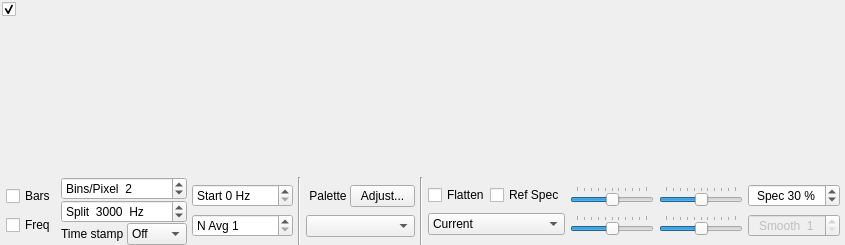
<?xml version="1.0" encoding="UTF-8"?>
<ui version="4.0">
 <class>WideGraph</class>
 <widget class="QDialog" name="WideGraph">
  <property name="geometry">
   <rect>
    <x>0</x>
    <y>0</y>
    <width>845</width>
    <height>245</height>
   </rect>
  </property>
  <property name="windowTitle">
   <string>Dialog</string>
  </property>
  <layout class="QVBoxLayout" name="verticalLayout">
   <property name="spacing">
    <number>1</number>
   </property>
   <property name="leftMargin">
    <number>0</number>
   </property>
   <property name="topMargin">
    <number>0</number>
   </property>
   <property name="rightMargin">
    <number>0</number>
   </property>
   <property name="bottomMargin">
    <number>0</number>
   </property>
   <item>
    <widget class="CPlotter" name="widePlot">
     <property name="enabled">
      <bool>true</bool>
     </property>
     <property name="sizePolicy">
      <sizepolicy hsizetype="Preferred" vsizetype="MinimumExpanding">
       <horstretch>0</horstretch>
       <verstretch>0</verstretch>
      </sizepolicy>
     </property>
     <property name="minimumSize">
      <size>
       <width>400</width>
       <height>100</height>
      </size>
     </property>
     <property name="frameShape">
      <enum>QFrame::NoFrame</enum>
     </property>
     <property name="frameShadow">
      <enum>QFrame::Plain</enum>
     </property>
     <property name="lineWidth">
      <number>1</number>
     </property>
     <widget class="QCheckBox" name="cbControls">
      <property name="geometry">
       <rect>
        <x>2</x>
        <y>1</y>
        <width>18</width>
        <height>17</height>
       </rect>
      </property>
      <property name="maximumSize">
       <size>
        <width>18</width>
        <height>16777215</height>
       </size>
      </property>
      <property name="text">
       <string/>
      </property>
      <property name="checked">
       <bool>true</bool>
      </property>
     </widget>
    </widget>
   </item>
   <item>
    <widget class="QWidget" name="controls_widget" native="true">
     <property name="sizePolicy">
      <sizepolicy hsizetype="Preferred" vsizetype="Maximum">
       <horstretch>0</horstretch>
       <verstretch>0</verstretch>
      </sizepolicy>
     </property>
     <layout class="QGridLayout" name="gridLayout">
      <property name="leftMargin">
       <number>0</number>
      </property>
      <property name="topMargin">
       <number>0</number>
      </property>
      <property name="rightMargin">
       <number>0</number>
      </property>
      <property name="bottomMargin">
       <number>0</number>
      </property>
      <property name="horizontalSpacing">
       <number>5</number>
      </property>
      <property name="verticalSpacing">
       <number>0</number>
      </property>
      <item row="0" column="6" rowspan="3">
       <widget class="Line" name="line">
        <property name="orientation">
         <enum>Qt::Vertical</enum>
        </property>
       </widget>
      </item>
      <item row="0" column="9" rowspan="3">
       <widget class="Line" name="line_2">
        <property name="orientation">
         <enum>Qt::Vertical</enum>
        </property>
       </widget>
      </item>
      <item row="0" column="4" rowspan="3">
       <layout class="QVBoxLayout" name="verticalLayout_4">
        <property name="spacing">
         <number>0</number>
        </property>
        <item>
         <widget class="QSpinBox" name="fStartSpinBox">
          <property name="minimumSize">
           <size>
            <width>0</width>
            <height>0</height>
           </size>
          </property>
          <property name="toolTip">
           <string>&lt;html&gt;&lt;head/&gt;&lt;body&gt;&lt;p&gt;Frequency at left edge of waterfall&lt;/p&gt;&lt;/body&gt;&lt;/html&gt;</string>
          </property>
          <property name="suffix">
           <string> Hz</string>
          </property>
          <property name="prefix">
           <string>Start </string>
          </property>
          <property name="maximum">
           <number>4900</number>
          </property>
          <property name="singleStep">
           <number>100</number>
          </property>
         </widget>
        </item>
        <item>
         <widget class="QSpinBox" name="waterfallAvgSpinBox">
          <property name="toolTip">
           <string>Number of FFTs averaged (controls waterfall scrolling rate)</string>
          </property>
          <property name="prefix">
           <string>N Avg </string>
          </property>
          <property name="minimum">
           <number>1</number>
          </property>
          <property name="maximum">
           <number>500</number>
          </property>
         </widget>
        </item>
       </layout>
      </item>
      <item row="0" column="0" rowspan="3">
       <spacer name="horizontalSpacer">
        <property name="orientation">
         <enum>Qt::Horizontal</enum>
        </property>
        <property name="sizeHint" stdset="0">
         <size>
          <width>5</width>
          <height>20</height>
         </size>
        </property>
       </spacer>
      </item>
      <item row="0" column="3" rowspan="3">
       <layout class="QVBoxLayout" name="verticalLayout_3">
        <property name="spacing">
         <number>0</number>
        </property>
        <item>
         <widget class="QSpinBox" name="bppSpinBox">
          <property name="minimumSize">
           <size>
            <width>100</width>
            <height>0</height>
           </size>
          </property>
          <property name="maximumSize">
           <size>
            <width>16777215</width>
            <height>16777215</height>
           </size>
          </property>
          <property name="toolTip">
           <string>Compression factor for frequency scale</string>
          </property>
          <property name="suffix">
           <string/>
          </property>
          <property name="prefix">
           <string>Bins/Pixel  </string>
          </property>
          <property name="minimum">
           <number>1</number>
          </property>
          <property name="maximum">
           <number>1000</number>
          </property>
          <property name="singleStep">
           <number>1</number>
          </property>
          <property name="value">
           <number>2</number>
          </property>
         </widget>
        </item>
        <item>
         <widget class="QSpinBox" name="fSplitSpinBox">
          <property name="minimumSize">
           <size>
            <width>100</width>
            <height>0</height>
           </size>
          </property>
          <property name="toolTip">
           <string>&lt;html&gt;&lt;head/&gt;&lt;body&gt;&lt;p&gt;Decode JT9 only above this frequency&lt;/p&gt;&lt;/body&gt;&lt;/html&gt;</string>
          </property>
          <property name="suffix">
           <string>  Hz</string>
          </property>
          <property name="prefix">
           <string>Split  </string>
          </property>
          <property name="maximum">
           <number>5000</number>
          </property>
          <property name="singleStep">
           <number>100</number>
          </property>
          <property name="value">
           <number>3000</number>
          </property>
         </widget>
        </item>
        <item>
         <layout class="QHBoxLayout" name="horizontalLayout_2">
          <item>
           <widget class="QLabel" name="labTime">
            <property name="toolTip">
             <string>&lt;html&gt;&lt;head/&gt;&lt;body&gt;&lt;p&gt;Position of time stamp above each interval line&lt;/p&gt;&lt;/body&gt;&lt;/html&gt;</string>
            </property>
            <property name="text">
             <string>Time stamp </string>
            </property>
           </widget>
          </item>
          <item>
           <widget class="QComboBox" name="timestampComboBox">
            <property name="toolTip">
             <string>&lt;html&gt;&lt;head/&gt;&lt;body&gt;&lt;p&gt;Position of time stamp above each interval line&lt;/p&gt;&lt;/body&gt;&lt;/html&gt;</string>
            </property>
            <property name="currentText">
             <string>Off</string>
            </property>
            <item>
             <property name="text">
              <string>Off</string>
             </property>
            </item>
            <item>
             <property name="text">
              <string>Left</string>
             </property>
            </item>
            <item>
             <property name="text">
              <string>Right</string>
             </property>
            </item>
           </widget>
          </item>
         </layout>
        </item>
       </layout>
      </item>
      <item row="0" column="7" rowspan="3">
       <layout class="QVBoxLayout" name="verticalLayout_6">
        <property name="spacing">
         <number>0</number>
        </property>
        <item>
         <layout class="QHBoxLayout" name="horizontalLayout">
          <item>
           <widget class="QLabel" name="labPalette">
            <property name="text">
             <string> Palette </string>
            </property>
            <property name="alignment">
             <set>Qt::AlignLeading|Qt::AlignLeft|Qt::AlignVCenter</set>
            </property>
           </widget>
          </item>
          <item>
           <widget class="QPushButton" name="adjust_palette_push_button">
            <property name="maximumSize">
             <size>
              <width>65</width>
              <height>16777215</height>
             </size>
            </property>
            <property name="toolTip">
             <string>&lt;html&gt;&lt;head/&gt;&lt;body&gt;&lt;p&gt;Enter definition for a new color palette.&lt;/p&gt;&lt;/body&gt;&lt;/html&gt;</string>
            </property>
            <property name="text">
             <string>Adjust...</string>
            </property>
            <property name="autoDefault">
             <bool>false</bool>
            </property>
           </widget>
          </item>
         </layout>
        </item>
        <item>
         <widget class="QComboBox" name="paletteComboBox">
          <property name="toolTip">
           <string>Select waterfall palette</string>
          </property>
         </widget>
        </item>
       </layout>
      </item>
      <item row="0" column="17" rowspan="3">
       <spacer name="horizontalSpacer_2">
        <property name="orientation">
         <enum>Qt::Horizontal</enum>
        </property>
        <property name="sizeHint" stdset="0">
         <size>
          <width>5</width>
          <height>20</height>
         </size>
        </property>
       </spacer>
      </item>
      <item row="0" column="2" rowspan="3">
       <layout class="QVBoxLayout" name="verticalLayout_2">
        <property name="spacing">
         <number>0</number>
        </property>
        <item>
         <widget class="QCheckBox" name="cbBars">
          <property name="maximumSize">
           <size>
            <width>16777215</width>
            <height>16777215</height>
           </size>
          </property>
          <property name="text">
           <string>Bars</string>
          </property>
         </widget>
        </item>
        <item>
         <widget class="QCheckBox" name="cbFreq">
          <property name="maximumSize">
           <size>
            <width>16777215</width>
            <height>16777215</height>
           </size>
          </property>
          <property name="text">
           <string>Freq</string>
          </property>
         </widget>
        </item>
       </layout>
      </item>
      <item row="0" column="10" rowspan="3">
       <layout class="QVBoxLayout" name="verticalLayout_7">
        <property name="spacing">
         <number>0</number>
        </property>
        <item>
         <layout class="QHBoxLayout" name="horizontalLayout_3">
          <item>
           <widget class="QCheckBox" name="cbFlatten">
            <property name="toolTip">
             <string>&lt;html&gt;&lt;head/&gt;&lt;body&gt;&lt;p&gt;Flatten spectral baseline over the full displayed interval.&lt;/p&gt;&lt;/body&gt;&lt;/html&gt;</string>
            </property>
            <property name="text">
             <string>Flatten</string>
            </property>
           </widget>
          </item>
          <item>
           <widget class="QCheckBox" name="cbRef">
            <property name="toolTip">
             <string>&lt;html&gt;&lt;head/&gt;&lt;body&gt;&lt;p&gt;Compute and save a reference spectrum.  (Not yet fully implemented.)&lt;/p&gt;&lt;/body&gt;&lt;/html&gt;</string>
            </property>
            <property name="text">
             <string>Ref Spec</string>
            </property>
           </widget>
          </item>
         </layout>
        </item>
        <item>
         <widget class="QComboBox" name="spec2dComboBox">
          <property name="toolTip">
           <string>&lt;html&gt;&lt;head/&gt;&lt;body&gt;&lt;p&gt;Select data for spectral display&lt;/p&gt;&lt;/body&gt;&lt;/html&gt;</string>
          </property>
          <property name="currentIndex">
           <number>0</number>
          </property>
          <item>
           <property name="text">
            <string>Current</string>
           </property>
          </item>
          <item>
           <property name="text">
            <string>Cumulative</string>
           </property>
          </item>
          <item>
           <property name="text">
            <string>Linear Avg</string>
           </property>
          </item>
          <item>
           <property name="text">
            <string>Reference</string>
           </property>
          </item>
          <item>
           <property name="text">
            <string>Q65_Sync</string>
           </property>
          </item>
          <item>
           <property name="text">
            <string>Total power (dB)</string>
           </property>
          </item>
         </widget>
        </item>
       </layout>
      </item>
      <item row="0" column="11" rowspan="3">
       <layout class="QVBoxLayout" name="verticalLayout_8">
        <property name="spacing">
         <number>0</number>
        </property>
        <item>
         <widget class="QSlider" name="gainSlider">
          <property name="sizePolicy">
           <sizepolicy hsizetype="Expanding" vsizetype="Fixed">
            <horstretch>1</horstretch>
            <verstretch>0</verstretch>
           </sizepolicy>
          </property>
          <property name="minimumSize">
           <size>
            <width>80</width>
            <height>0</height>
           </size>
          </property>
          <property name="maximumSize">
           <size>
            <width>200</width>
            <height>16777215</height>
           </size>
          </property>
          <property name="toolTip">
           <string>Waterfall gain</string>
          </property>
          <property name="minimum">
           <number>-50</number>
          </property>
          <property name="maximum">
           <number>50</number>
          </property>
          <property name="orientation">
           <enum>Qt::Horizontal</enum>
          </property>
          <property name="tickPosition">
           <enum>QSlider::TicksAbove</enum>
          </property>
         </widget>
        </item>
        <item>
         <widget class="QSlider" name="gain2dSlider">
          <property name="sizePolicy">
           <sizepolicy hsizetype="Expanding" vsizetype="Fixed">
            <horstretch>1</horstretch>
            <verstretch>0</verstretch>
           </sizepolicy>
          </property>
          <property name="minimumSize">
           <size>
            <width>80</width>
            <height>0</height>
           </size>
          </property>
          <property name="maximumSize">
           <size>
            <width>200</width>
            <height>16777215</height>
           </size>
          </property>
          <property name="toolTip">
           <string>Spectrum gain</string>
          </property>
          <property name="minimum">
           <number>-50</number>
          </property>
          <property name="maximum">
           <number>50</number>
          </property>
          <property name="orientation">
           <enum>Qt::Horizontal</enum>
          </property>
          <property name="tickPosition">
           <enum>QSlider::TicksAbove</enum>
          </property>
         </widget>
        </item>
       </layout>
      </item>
      <item row="0" column="12" rowspan="3">
       <layout class="QVBoxLayout" name="verticalLayout_9">
        <property name="spacing">
         <number>0</number>
        </property>
        <item>
         <widget class="QSlider" name="zeroSlider">
          <property name="sizePolicy">
           <sizepolicy hsizetype="Expanding" vsizetype="Fixed">
            <horstretch>1</horstretch>
            <verstretch>0</verstretch>
           </sizepolicy>
          </property>
          <property name="minimumSize">
           <size>
            <width>80</width>
            <height>0</height>
           </size>
          </property>
          <property name="maximumSize">
           <size>
            <width>200</width>
            <height>16777215</height>
           </size>
          </property>
          <property name="toolTip">
           <string>Waterfall zero</string>
          </property>
          <property name="minimum">
           <number>-50</number>
          </property>
          <property name="maximum">
           <number>50</number>
          </property>
          <property name="orientation">
           <enum>Qt::Horizontal</enum>
          </property>
          <property name="tickPosition">
           <enum>QSlider::TicksAbove</enum>
          </property>
         </widget>
        </item>
        <item>
         <widget class="QSlider" name="zero2dSlider">
          <property name="sizePolicy">
           <sizepolicy hsizetype="Expanding" vsizetype="Fixed">
            <horstretch>1</horstretch>
            <verstretch>0</verstretch>
           </sizepolicy>
          </property>
          <property name="minimumSize">
           <size>
            <width>80</width>
            <height>0</height>
           </size>
          </property>
          <property name="maximumSize">
           <size>
            <width>200</width>
            <height>16777215</height>
           </size>
          </property>
          <property name="toolTip">
           <string>Spectrum zero</string>
          </property>
          <property name="minimum">
           <number>-50</number>
          </property>
          <property name="maximum">
           <number>50</number>
          </property>
          <property name="orientation">
           <enum>Qt::Horizontal</enum>
          </property>
          <property name="tickPosition">
           <enum>QSlider::TicksAbove</enum>
          </property>
         </widget>
        </item>
       </layout>
      </item>
      <item row="0" column="13" rowspan="3">
       <layout class="QVBoxLayout" name="verticalLayout_10">
        <property name="spacing">
         <number>0</number>
        </property>
        <item>
         <widget class="QSpinBox" name="sbPercent2dPlot">
          <property name="minimumSize">
           <size>
            <width>75</width>
            <height>0</height>
           </size>
          </property>
          <property name="toolTip">
           <string>&lt;html&gt;&lt;head/&gt;&lt;body&gt;&lt;p&gt;Set fractional size of spectrum in this window.&lt;/p&gt;&lt;/body&gt;&lt;/html&gt;</string>
          </property>
          <property name="alignment">
           <set>Qt::AlignCenter</set>
          </property>
          <property name="suffix">
           <string> %</string>
          </property>
          <property name="prefix">
           <string>Spec </string>
          </property>
          <property name="maximum">
           <number>100</number>
          </property>
          <property name="singleStep">
           <number>5</number>
          </property>
          <property name="value">
           <number>30</number>
          </property>
         </widget>
        </item>
        <item>
         <widget class="QSpinBox" name="smoSpinBox">
          <property name="enabled">
           <bool>false</bool>
          </property>
          <property name="toolTip">
           <string>Smoothing of Linear Average spectrum</string>
          </property>
          <property name="alignment">
           <set>Qt::AlignCenter</set>
          </property>
          <property name="suffix">
           <string/>
          </property>
          <property name="prefix">
           <string>Smooth  </string>
          </property>
          <property name="minimum">
           <number>1</number>
          </property>
          <property name="maximum">
           <number>7</number>
          </property>
         </widget>
        </item>
       </layout>
      </item>
     </layout>
    </widget>
   </item>
  </layout>
 </widget>
 <customwidgets>
  <customwidget>
   <class>CPlotter</class>
   <extends>QFrame</extends>
   <header>widgets/plotter.h</header>
   <container>1</container>
  </customwidget>
 </customwidgets>
 <tabstops>
  <tabstop>cbControls</tabstop>
  <tabstop>adjust_palette_push_button</tabstop>
  <tabstop>cbFlatten</tabstop>
  <tabstop>cbRef</tabstop>
 </tabstops>
 <resources/>
 <connections/>
</ui>
